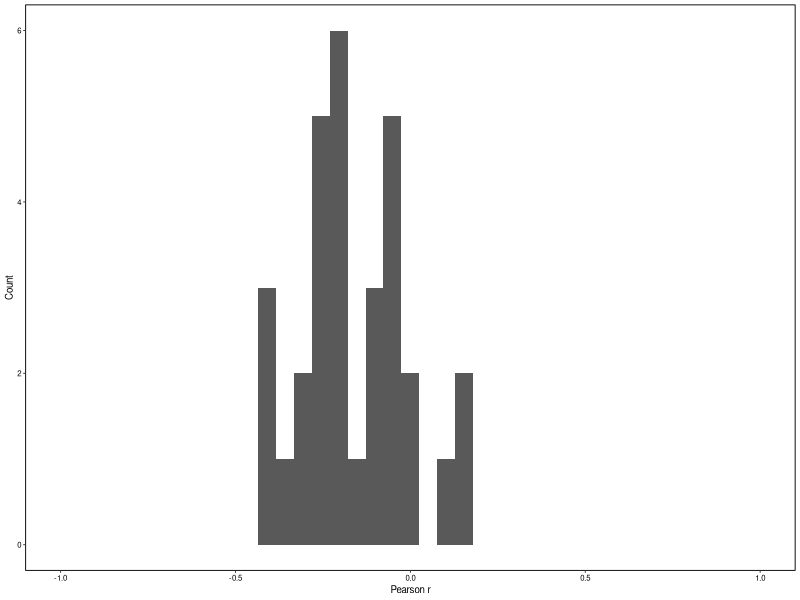
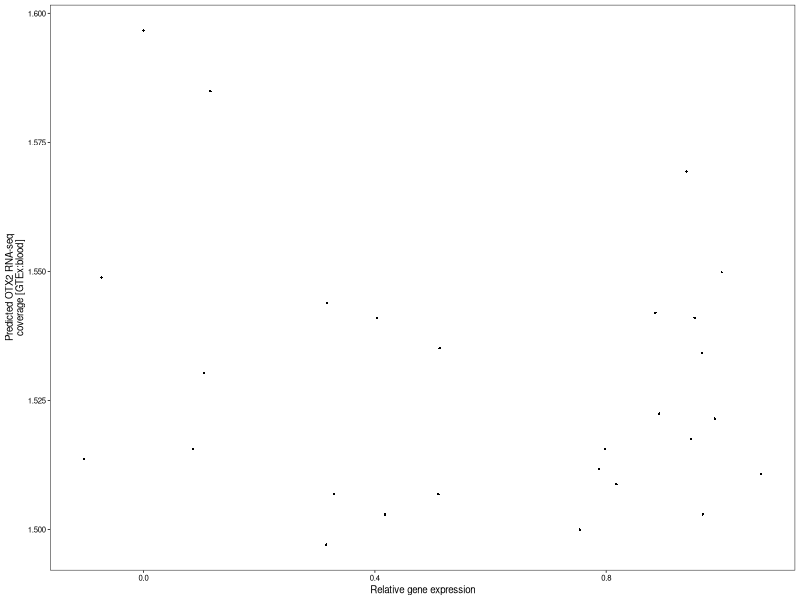

R code for these plots, in order:
## ---- chunk 1
library(ggplot2)
library(dplyr)
library(stringr)

theme_sv <-   theme_bw(base_size = 7, base_family = "Helvetica") +
  theme(strip.background = element_blank(),
        axis.text.y = element_text(color = "black"),
        axis.text.x = element_text(color = "black"),
        text = element_text(family = "Helvetica"),
        legend.text=element_text(size=7),
        legend.key.size = unit(0.25, "cm"),
        panel.grid = element_blank(),
        panel.border = element_rect(color = "black"))
## ---- chunk 2
otx2_scores <- read.csv('data/ground_truth.tsv', sep='\t', row.names = 1)
predictions <- read.csv('data/otx2_predictions_in_tissues.csv', row.names = 1)
all_scores <- cbind(otx2_scores, predictions[rownames(otx2_scores),])

pred_corrs <- c()
for(i in 1:ncol(predictions)){
  pred_corrs <- c(pred_corrs,
                  cor(all_scores$meanexpressionscoreavg,
                      all_scores[, 1 + i]))
}
pred_corrs <- data.frame(pred_corrs)
colnames(pred_corrs) <- 'Pearson.r'
pred_corrs$tissue <- colnames(all_scores[,-c(1)])
## ---- chunk 3
mean(pred_corrs$Pearson.r)
max(pred_corrs$Pearson.r)
pred_corrs[order(pred_corrs$Pearson.r, decreasing = TRUE),]
ggplot(pred_corrs, aes(x=Pearson.r)) +
  geom_histogram(bins=40) +
  labs(x='Pearson r', y='Count') +
  theme_sv +
  scale_x_continuous(limits=c(-1,1))
## ---- chunk 4
data.frame(blood=all_scores$RNA.blood,
           true=all_scores$meanexpressionscoreavg,
           wt_marker=ifelse(rownames(all_scores) == 'wt', 'WT', 'NA')) %>%
  ggplot(aes(y=blood, x=true, shape=wt_marker)) +
  geom_point(size=.5) +
  theme_sv +
  labs(x='Relative gene expression',
       y='Predicted OTX2 RNA-seq\ncoverage [GTEx:blood]') +
  guides(shape='none')
